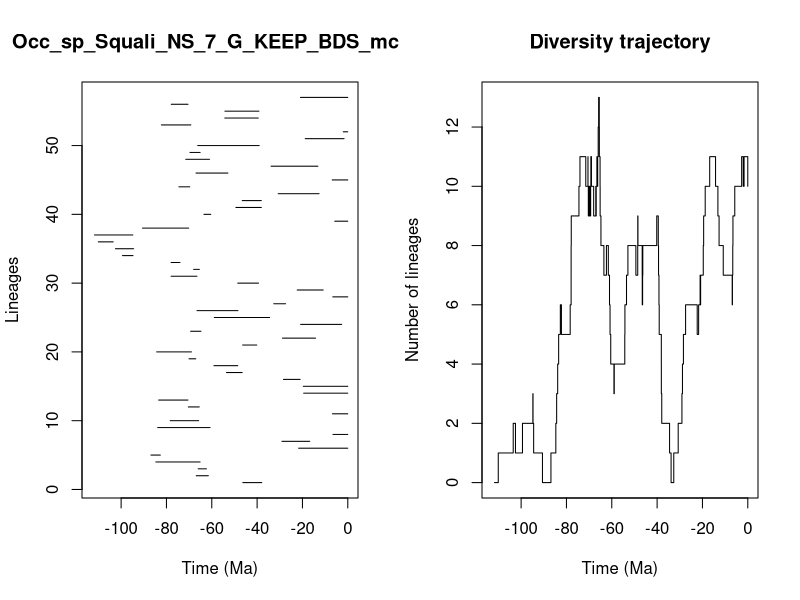

Write R code to recreate this figure.


pdf(file='../Results/Species_NS/5_MA_bins_EXT_EP/pyrate_mcmc_logs/Occ_sp_Squali_NS_7_G_KEEP_BDS_mcmc_LTT.pdf',width=0.6*20, height=0.6*10)
title = "Occ_sp_Squali_NS_7_G_KEEP_BDS_mcmc"
ts=c(46.31200259652931, 66.86661002976805,65.99929481500197,84.68612277834575,86.84294031324524,21.682916046664694,29.053824260846255,6.542614367284348,83.86852121111814,78.3509267801594,6.767765278971581,70.3515389487418,83.44208144227866,19.47150820757803,19.64012830168775,28.38865673575833,53.50510703943798,59.050856260277996,70.04442869771054,84.32256140137956,46.39406486636638,28.81687801360529,69.32166119517349,20.801175770764942,58.899905662946175,66.53464523040024,32.65309773742762,6.622598789145395,22.31110807025639,48.55114708705724,77.93640528540695,67.9942885338365,77.94314609289903,99.40390234244965,102.4972836552996,110.08203681719436,111.7476198974118,90.58436499833556,5.740668338924377,63.481697478162445,49.37064462452903,46.56235484759483,30.695996593323223,74.48818764159458,6.874057449107599,66.9579357165851,33.83345218839605,71.47558206720986,69.62711330552652,66.2126987620264,18.781062523524284,1.999065109353494,82.21918999347041,54.26213072115644,54.204512948476314,77.87959783877484,20.86742916529602)
te=c(37.95098469965881, 61.52300338173602,62.359591734520926,65.16516517591508,82.69824453527171,0.0,16.80074464280089,0.0,60.765870674668996,65.80063771090612,0.0,65.51343602761472,70.50803300442797,0.0,0.0,21.03068283106396,46.58136391267001,48.53862679670299,67.06083604995477,68.96805830843878,40.16354212180245,14.218479148841032,64.78427814523198,2.7030613478102454,34.50368364899768,48.455645059062824,27.438264122585895,0.0,10.82334029373684,39.3689459003771,66.56359205841734,65.48344577597727,74.036075974478,94.74109592010869,94.47087724601458,103.48543161927293,94.82299639002183,70.17448760503902,0.0,60.46216222510522,38.135117661388925,38.147517574730834,12.662945684869111,69.71519204404994,0.0,52.88754345669717,13.18295753332202,61.00468097657515,65.14063125132746,39.073980082700196,1.6312120355834652,0.0,69.22984952195075,39.484762216352124,39.185446407461406,70.48930226115411,0.0)
div_traj=c(0, 1,2,1,2,3,2,1,0,1,2,3,4,5,6,5,6,7,8,9,10,11,10,11,10,9,10,9,10,9,10,11,10,9,10,9,10,11,10,11,12,13,12,11,10,9,8,7,8,7,6,5,4,3,4,5,6,7,8,7,8,9,8,7,6,7,8,9,8,7,6,5,4,3,2,1,0,1,2,3,4,5,6,5,6,7,6,7,8,9,10,11,10,9,8,7,6,7,8,9,10,11,10,11,10)
time_events=c(111.7476198974118, 110.08203681719436,103.48543161927293,102.4972836552996,99.40390234244965,94.82299639002183,94.74109592010869,94.47087724601458,90.58436499833556,86.84294031324524,84.68612277834575,84.32256140137956,83.86852121111814,83.44208144227866,82.69824453527171,82.21918999347041,78.3509267801594,77.94314609289903,77.93640528540695,77.87959783877484,74.48818764159458,74.036075974478,71.47558206720986,70.50803300442797,70.48930226115411,70.3515389487418,70.17448760503902,70.04442869771054,69.71519204404994,69.62711330552652,69.32166119517349,69.22984952195075,68.96805830843878,67.9942885338365,67.06083604995477,66.9579357165851,66.86661002976805,66.56359205841734,66.53464523040024,66.2126987620264,65.99929481500197,65.80063771090612,65.51343602761472,65.48344577597727,65.16516517591508,65.14063125132746,64.78427814523198,63.481697478162445,62.359591734520926,61.52300338173602,61.00468097657515,60.765870674668996,60.46216222510522,59.050856260277996,58.899905662946175,54.26213072115644,54.204512948476314,53.50510703943798,52.88754345669717,49.37064462452903,48.55114708705724,48.53862679670299,48.455645059062824,46.58136391267001,46.56235484759483,46.39406486636638,46.31200259652931,40.16354212180245,39.484762216352124,39.3689459003771,39.185446407461406,39.073980082700196,38.147517574730834,38.135117661388925,37.95098469965881,34.50368364899768,33.83345218839605,32.65309773742762,30.695996593323223,29.053824260846255,28.81687801360529,28.38865673575833,27.438264122585895,22.31110807025639,21.682916046664694,21.03068283106396,20.86742916529602,20.801175770764942,19.64012830168775,19.47150820757803,18.781062523524284,16.80074464280089,14.218479148841032,13.18295753332202,12.662945684869111,10.82334029373684,6.874057449107599,6.767765278971581,6.622598789145395,6.542614367284348,5.740668338924377,2.7030613478102454,1.999065109353494,1.6312120355834652,0.0)
                par(mfrow=c(1,2))
                L = length(ts)
                plot(ts, 1:L , xlim=c(-max(ts)-1,0), pch=20, type="n", main=title,xlab="Time (Ma)",ylab="Lineages")
                for (i in 1:L){segments(x0=-te[i],y0=i,x1=-ts[i],y1=i)}    
                t = -time_events
                plot(div_traj ~ t,type="s", main = "Diversity trajectory",xlab="Time (Ma)",ylab="Number of lineages",xlim=c(-max(ts)-1,0))
                abline(v=c(65,200,251,367,445),lty=2,col="gray")
                
